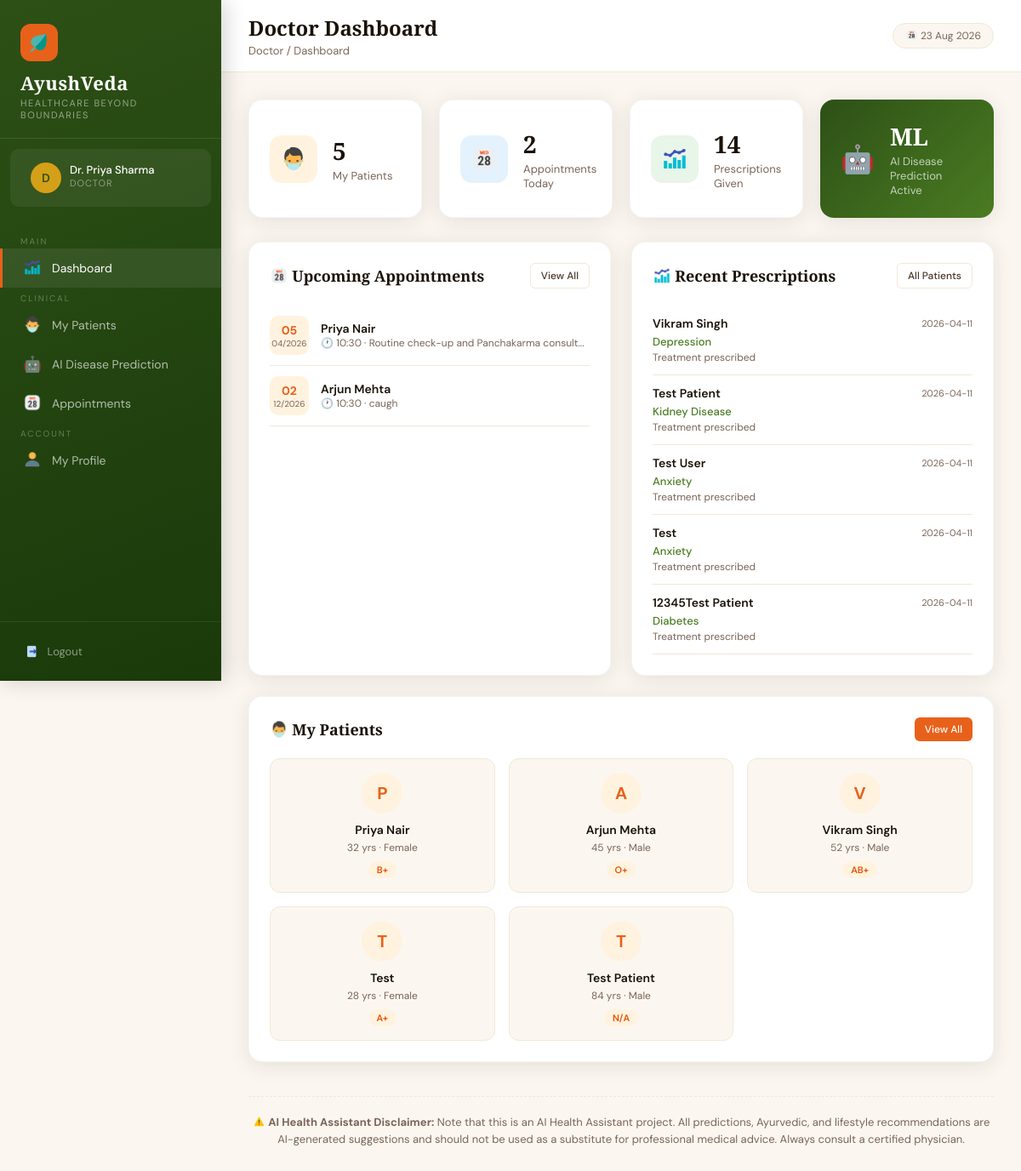
Before: /doctor/dashboard (signed in) with the older database file.
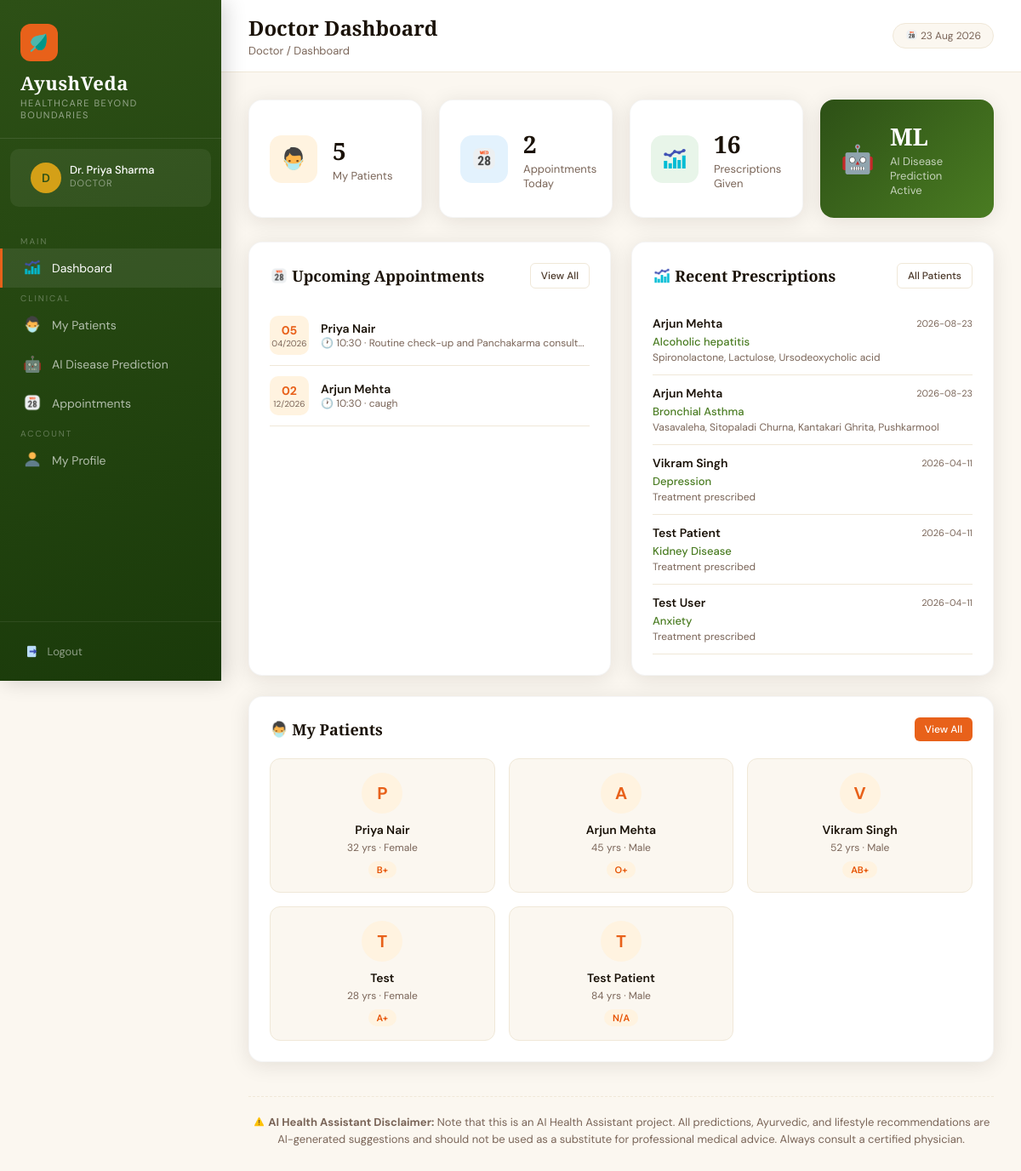
After: the same page with the newer database file.
### tables this page shows
CREATE TABLE appointments (
            id INTEGER PRIMARY KEY AUTOINCREMENT,
            patient_id INTEGER,
            doctor_id INTEGER,
            appointment_date DATE,
            appointment_time TEXT,
            reason TEXT,
            status TEXT DEFAULT 'Scheduled',
            created_at TIMESTAMP DEFAULT CURRENT_TIMESTAMP,
            FOREIGN KEY (patient_id) REFERENCES patients(id),
            FOREIGN KEY (doctor_id) REFERENCES doctors(id)
        );

CREATE TABLE patients (
            id INTEGER PRIMARY KEY AUTOINCREMENT,
            name TEXT NOT NULL,
            email TEXT UNIQUE NOT NULL,
            password TEXT NOT NULL,
            phone TEXT,
            age INTEGER,
            gender TEXT,
            blood_group TEXT,
            address TEXT,
            doctor_id INTEGER,
            created_at TIMESTAMP DEFAULT CURRENT_TIMESTAMP, preexisting_conditions TEXT, allergies TEXT, triage_raw_text TEXT, triage_symptoms TEXT, latitude REAL, longitude REAL, location_updated_at TIMESTAMP, share_location INTEGER DEFAULT 0,
            FOREIGN KEY (doctor_id) REFERENCES doctors(id)
        );

CREATE TABLE prescriptions (
            id INTEGER PRIMARY KEY AUTOINCREMENT,
            patient_id INTEGER,
            doctor_id INTEGER,
            symptoms TEXT,
            predicted_disease TEXT,
            medicines TEXT,
            dosage TEXT,
            duration TEXT,
            suggestions TEXT,
            diet_advice TEXT,
            created_at TIMESTAMP DEFAULT CURRENT_TIMESTAMP,
            FOREIGN KEY (patient_id) REFERENCES patients(id),
            FOREIGN KEY (doctor_id) REFERENCES doctors(id)
        );

### app.py (the view)
@app.route('/doctor/dashboard')
@login_required('doctor')
def doctor_dashboard():
    conn = get_db()
    doc_id = session['user_id']
    patients = conn.execute("SELECT * FROM patients WHERE doctor_id=?", (doc_id,)).fetchall()
    appointments = conn.execute(
        "SELECT a.*, p.name as patient_name FROM appointments a JOIN patients p ON a.patient_id=p.id WHERE a.doctor_id=? AND a.status='Scheduled' ORDER BY a.appointment_date ASC LIMIT 5",
        (doc_id,)
    ).fetchall()
    recent_prescriptions = conn.execute(
        "SELECT pr.*, p.name as patient_name FROM prescriptions pr JOIN patients p ON pr.patient_id=p.id WHERE pr.doctor_id=? ORDER BY pr.created_at DESC LIMIT 5",
        (doc_id,)
    ).fetchall()
    stats = {
        'patients': len(patients),
        'appointments': conn.execute("SELECT COUNT(*) as c FROM appointments WHERE doctor_id=? AND status='Scheduled'", (doc_id,)).fetchone()['c'],
        'prescriptions': conn.execute("SELECT COUNT(*) as c FROM prescriptions WHERE doctor_id=?", (doc_id,)).fetchone()['c'],
    }
    conn.close()
    return render_template('doctor/dashboard.html', stats=stats, patients=patients, appointments=appointments, recent_prescriptions=recent_prescriptions)

### app.py (called while the page is built)
@app.context_processor
def inject_now():
    return {'now': datetime.now().strftime('%d %b %Y')}

def get_db():
    conn = sqlite3.connect(DB_PATH)
    conn.row_factory = sqlite3.Row
    return conn

def login_required(role):
    def decorator(f):
        @wraps(f)
        def wrapper(*args, **kwargs):
            if session.get('role') != role:
                flash('Please login to continue.', 'error')
                return redirect(url_for(f'{role}_login'))
            return f(*args, **kwargs)
        return wrapper
    return decorator

### templates/doctor/dashboard.html (shortened to what the changed rows need)
{% extends 'base.html' %}
{% block page_title %}Doctor Dashboard{% endblock %}
{% block content %}
<div class="stats-grid">
    <div class="stat-card">
        <div>
            <div class="stat-value">{{ stats.prescriptions }}</div>
            <div class="stat-label">Prescriptions Given</div>
        </div>
    </div>
</div>
<div style="display:grid;grid-template-columns:1fr 1fr;gap:24px">
    <div class="card">
        {% if appointments %}
        {% for a in appointments %}
        <div style="display:flex;align-items:center;gap:14px;padding:12px 0;border-bottom:1px solid #F0E8D8">
            <div style="width:46px;height:46px;background:#FFF3E0;border-radius:10px;display:flex;flex-direction:column;align-items:center;justify-content:center;flex-shrink:0">
                <span style="font-size:14px;font-weight:700;color:#E8611A">{{ a.appointment_date[-2:] }}</span>
                <span style="font-size:10px;color:#7A6558">{{ a.appointment_date[5:7] }}/{{ a.appointment_date[:4] }}</span>
            </div>
            <div>
                <div style="font-weight:600;font-size:14px">{{ a.patient_name }}</div>
                <div style="font-size:12px;color:#7A6558">🕐 {{ a.appointment_time }} · {{ a.reason[:40] }}{% if a.reason|length > 40 %}...{% endif %}</div>
            </div>
        </div>
        {% endfor %}
        {% else %}
        <div style="text-align:center;padding:32px;color:#7A6558">No upcoming appointments.</div>
        {% endif %}
    </div>
    <div class="card">
        {% if recent_prescriptions %}
        {% for pr in recent_prescriptions %}
        <div style="padding:12px 0;border-bottom:1px solid #F0E8D8">
            <div style="display:flex;justify-content:space-between;align-items:center;margin-bottom:4px">
                <span style="font-weight:600;font-size:14px">{{ pr.patient_name }}</span>
                <span style="font-size:11px;color:#7A6558">{{ pr.created_at[:10] }}</span>
            </div>
            <div style="font-size:13px;color:#4A7C22;font-weight:500">{{ pr.predicted_disease }}</div>
            <div style="font-size:12px;color:#7A6558;margin-top:2px">{{ pr.medicines[:60] }}{% if pr.medicines|length > 60 %}...{% endif %}</div>
        </div>
        {% endfor %}
        {% else %}
        <div style="text-align:center;padding:32px;color:#7A6558">No prescriptions yet.</div>
        {% endif %}
    </div>
    <div class="card" style="grid-column:1/-1">
        <div style="display:grid;grid-template-columns:repeat(auto-fill,minmax(200px,1fr));gap:16px">
            {% for p in patients[:8] %}
            <a href="/doctor/patients/{{ p.id }}" style="text-decoration:none">
                <div style="border:1px solid #F0E8D8;border-radius:12px;padding:16px;text-align:center;transition:all 0.2s;background:#FBF7F0" onmouseover="this.style.borderColor='#E8611A';this.style.background='#FFF3E0'" onmouseout="this.style.borderColor='#F0E8D8';this.style.background='#FBF7F0'">
                    <div style="width:48px;height:48px;background:#FFF3E0;border-radius:50%;display:flex;align-items:center;justify-content:center;font-size:20px;font-weight:700;color:#E8611A;margin:0 auto 10px">
                        {{ p.name[0].upper() }}
                    </div>
                    <div style="font-weight:600;font-size:14px;color:#1A1208">{{ p.name }}</div>
                    <div style="font-size:12px;color:#7A6558;margin-top:4px">{{ p.age or 'N/A' }} yrs · {{ p.gender or 'N/A' }}</div>
                    <span class="badge badge-orange" style="margin-top:8px">{{ p.blood_group or 'N/A' }}</span>
                </div>
            </a>
            {% else %}
            <div style="grid-column:1/-1;text-align:center;padding:32px;color:#7A6558">No patients assigned yet.</div>
            {% endfor %}
        </div>
    </div>
</div>
{% endblock %}

Changed rows visible on the page:
no longer on this page (row unchanged): prescriptions: patient_name "Test", created_at "2026-04-11", predicted_disease "Anxiety", medicines "Treatment prescribed"
no longer on this page (row unchanged): prescriptions: patient_name "12345Test Patient", created_at "2026-04-11", predicted_disease "Diabetes", medicines "Treatment prescribed"
added prescriptions: patient_name "Arjun Mehta", created_at "2026-08-23", predicted_disease "Alcoholic hepatitis", medicines "Spironolactone, Lactulose, Ursodeoxycholic acid"
added prescriptions: patient_name "Arjun Mehta", created_at "2026-08-23", predicted_disease "Bronchial Asthma", medicines "Vasavaleha, Sitopaladi Churna, Kantakari Ghrita, Pushkarmool"
Other visible differences:
{{ stats.prescriptions }}: "14" → "16"
